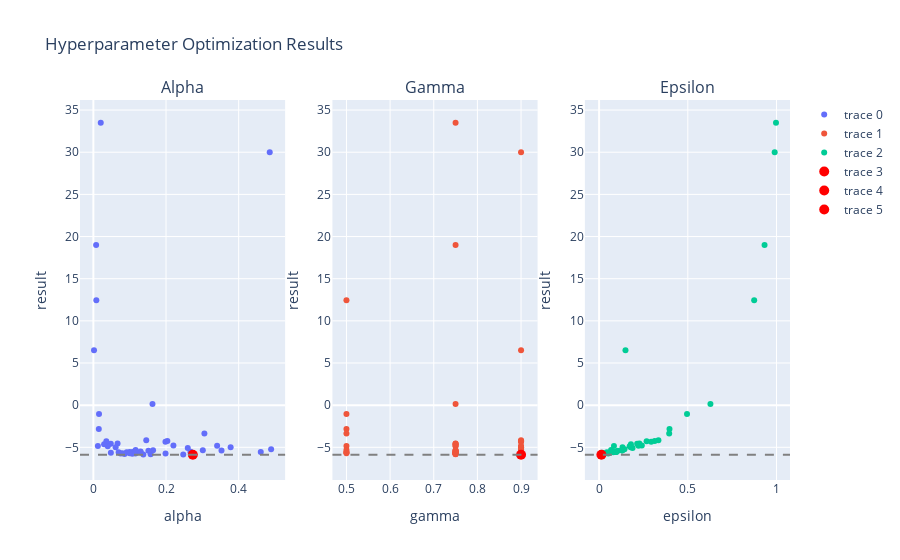

Notebook cell for this chart:
### Code cell
import plotly.graph_objs as go
import plotly.subplots as sp
import plotly.io as pio

# Extract the data from the study
parameters = []
results = []
for trial in study.trials:
    parameters.append(
        [trial.params['alpha'], trial.params['gamma'], trial.params['epsilon']])
    results.append(trial.value)

# Create a scatter plot with subplots for each parameter
fig = sp.make_subplots(rows=1, cols=3, subplot_titles=("Alpha", "Gamma", "Epsilon"))

fig.add_trace(go.Scatter(x=[p[0] for p in parameters], y=results, mode="markers"), row=1, col=1)
fig.update_xaxes(title_text="alpha", row=1, col=1)
fig.update_yaxes(title_text="result", row=1, col=1)

fig.add_trace(go.Scatter(x=[p[1] for p in parameters], y=results, mode="markers"), row=1, col=2)
fig.update_xaxes(title_text="gamma", row=1, col=2)
fig.update_yaxes(title_text="result", row=1, col=2)

fig.add_trace(go.Scatter(x=[p[2] for p in parameters], y=results, mode="markers"), row=1, col=3)
fig.update_xaxes(title_text="epsilon", row=1, col=3)
fig.update_yaxes(title_text="result", row=1, col=3)

# Highlight the best result
best_trial = study.best_trial
for i in range(3):
    fig.add_hline(y=best_trial.value, line_dash="dash", line_color="gray", row=1, col=i+1)
    fig.add_trace(go.Scatter(x=[best_trial.params[fig['layout']['xaxis{}'.format(i+1)]['title']['text']]],
                              y=[best_trial.value],
                              mode="markers",
                              marker=dict(color='red', size=10)),
                  row=1,
                  col=i+1)

fig.update_layout(title_text="Hyperparameter Optimization Results")

pio.show(fig)

### Figure 1 — Plotly figure (JSON) as saved in the notebook; plotly's stock layout.template omitted (floating-point values rounded to 4 significant figures)
{"data": [{"mode": "markers", "type": "scatter", "x": [0.0203, 0.01493, 0.008171, 0.1084, 0.3057, 0.4855, 0.007583, 0.01557, 0.01237, 0.001742, 0.1002, 0.107, 0.08587, 0.06665, 0.04816, 0.2203, 0.04799, 0.1576, 0.2036, 0.03964, 0.1628, 0.1159, 0.08007, 0.3527, 0.1643, 0.1375, 0.3013, 0.03571, 0.06126, 0.1299, 0.1984, 0.07498, 0.13, 0.02956, 0.09176, 0.2475, 0.4609, 0.2598, 0.3779, 0.2678, 0.1456, 0.09981, 0.1987, 0.1516, 0.1163, 0.06959, 0.2737, 0.4893, 0.2678, 0.3406], "xaxis": "x", "y": [33.5, -2.826, 12.43, -5.551, -3.358, 29.99, 19.01, -1.063, -4.837, 6.502, -5.557, -5.762, -5.786, -4.558, -5.64, -4.797, -4.571, -5.816, -4.256, -4.875, 0.139, -5.738, -5.714, -5.366, -5.351, -5.852, -5.345, -4.27, -4.985, -5.511, -4.344, -5.732, -5.596, -4.623, -5.577, -5.838, -5.564, -5.085, -5.002, -5.615, -4.164, -5.695, -5.734, -5.415, -5.324, -5.597, -5.882, -5.235, -5.518, -4.822], "yaxis": "y"}, {"mode": "markers", "type": "scatter", "x": [0.75, 0.5, 0.5, 0.5, 0.5, 0.9, 0.75, 0.5, 0.5, 0.9, 0.75, 0.75, 0.75, 0.75, 0.75, 0.75, 0.75, 0.75, 0.9, 0.75, 0.75, 0.75, 0.75, 0.75, 0.75, 0.9, 0.9, 0.9, 0.9, 0.9, 0.9, 0.75, 0.75, 0.75, 0.75, 0.9, 0.9, 0.9, 0.9, 0.5, 0.9, 0.5, 0.9, 0.75, 0.5, 0.75, 0.9, 0.9, 0.9, 0.9], "xaxis": "x2", "y": [33.5, -2.826, 12.43, -5.551, -3.358, 29.99, 19.01, -1.063, -4.837, 6.502, -5.557, -5.762, -5.786, -4.558, -5.64, -4.797, -4.571, -5.816, -4.256, -4.875, 0.139, -5.738, -5.714, -5.366, -5.351, -5.852, -5.345, -4.27, -4.985, -5.511, -4.344, -5.732, -5.596, -4.623, -5.577, -5.838, -5.564, -5.085, -5.002, -5.615, -4.164, -5.695, -5.734, -5.415, -5.324, -5.597, -5.882, -5.235, -5.518, -4.822], "yaxis": "y2"}, {"mode": "markers", "type": "scatter", "x": [0.9971, 0.3967, 0.8742, 0.07988, 0.3951, 0.9897, 0.9326, 0.4956, 0.08375, 0.1487, 0.0723, 0.01713, 0.01047, 0.2272, 0.01584, 0.2408, 0.2145, 0.0225, 0.3132, 0.1724, 0.6276, 0.0277, 0.02229, 0.1296, 0.13, 0.01154, 0.1289, 0.2679, 0.178, 0.09676, 0.2935, 0.0154, 0.06757, 0.1794, 0.08007, 0.01912, 0.09695, 0.1885, 0.1321, 0.06377, 0.3343, 0.01416, 0.05138, 0.1054, 0.06763, 0.04368, 0.01297, 0.1431, 0.09786, 0.2222], "xaxis": "x3", "y": [33.5, -2.826, 12.43, -5.551, -3.358, 29.99, 19.01, -1.063, -4.837, 6.502, -5.557, -5.762, -5.786, -4.558, -5.64, -4.797, -4.571, -5.816, -4.256, -4.875, 0.139, -5.738, -5.714, -5.366, -5.351, -5.852, -5.345, -4.27, -4.985, -5.511, -4.344, -5.732, -5.596, -4.623, -5.577, -5.838, -5.564, -5.085, -5.002, -5.615, -4.164, -5.695, -5.734, -5.415, -5.324, -5.597, -5.882, -5.235, -5.518, -4.822], "yaxis": "y3"}, {"marker": {"color": "red", "size": 10}, "mode": "markers", "type": "scatter", "x": [0.2737], "xaxis": "x", "y": [-5.882], "yaxis": "y"}, {"marker": {"color": "red", "size": 10}, "mode": "markers", "type": "scatter", "x": [0.9], "xaxis": "x2", "y": [-5.882], "yaxis": "y2"}, {"marker": {"color": "red", "size": 10}, "mode": "markers", "type": "scatter", "x": [0.01297], "xaxis": "x3", "y": [-5.882], "yaxis": "y3"}], "layout": {"annotations": [{"font": {"size": 16}, "showarrow": false, "text": "Alpha", "x": 0.1444, "xanchor": "center", "xref": "paper", "y": 1, "yanchor": "bottom", "yref": "paper"}, {"font": {"size": 16}, "showarrow": false, "text": "Gamma", "x": 0.5, "xanchor": "center", "xref": "paper", "y": 1, "yanchor": "bottom", "yref": "paper"}, {"font": {"size": 16}, "showarrow": false, "text": "Epsilon", "x": 0.8556, "xanchor": "center", "xref": "paper", "y": 1, "yanchor": "bottom", "yref": "paper"}], "shapes": [{"line": {"color": "gray", "dash": "dash"}, "type": "line", "x0": 0, "x1": 1, "xref": "x domain", "y0": -5.882, "y1": -5.882, "yref": "y"}, {"line": {"color": "gray", "dash": "dash"}, "type": "line", "x0": 0, "x1": 1, "xref": "x2 domain", "y0": -5.882, "y1": -5.882, "yref": "y2"}, {"line": {"color": "gray", "dash": "dash"}, "type": "line", "x0": 0, "x1": 1, "xref": "x3 domain", "y0": -5.882, "y1": -5.882, "yref": "y3"}], "title": {"text": "Hyperparameter Optimization Results"}, "xaxis": {"anchor": "y", "domain": [0, 0.2889], "title": {"text": "alpha"}}, "xaxis2": {"anchor": "y2", "domain": [0.3556, 0.6444], "title": {"text": "gamma"}}, "xaxis3": {"anchor": "y3", "domain": [0.7111, 1], "title": {"text": "epsilon"}}, "yaxis": {"anchor": "x", "domain": [0, 1], "title": {"text": "result"}}, "yaxis2": {"anchor": "x2", "domain": [0, 1], "title": {"text": "result"}}, "yaxis3": {"anchor": "x3", "domain": [0, 1], "title": {"text": "result"}}}}
